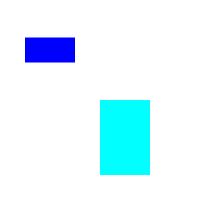

This chart was generated by the following Python code:
#!/usr/bin/env python

import cairo
import math 

surface = cairo.SVGSurface("OoCA.svg", 200, 200)
context = cairo.Context(surface)
context.set_source_rgba(0, 0, 1, 1)
context.set_line_width(25) # Making rectangle with Jason's method of thick line
context.move_to(25,50)
context.line_to(75,50)
context.stroke()
rectangle = cairo.Context(surface)
rectangle.rectangle(100,100,50,75) # Making rectangle with an actual rectangle
rectangle.set_source_rgba(0, 1, 1, 1)
rectangle.fill()
rectangle.stroke()
surface.finish()
